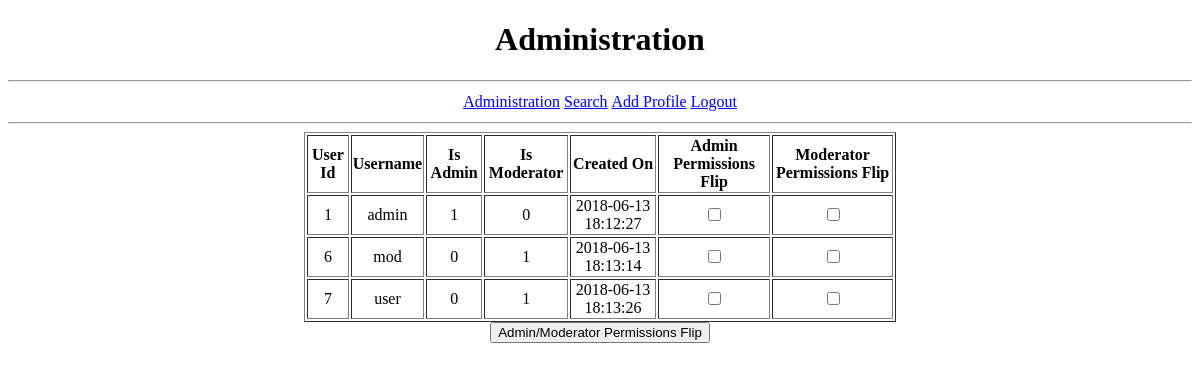
Before: /administration.php (signed in) with the older database file.
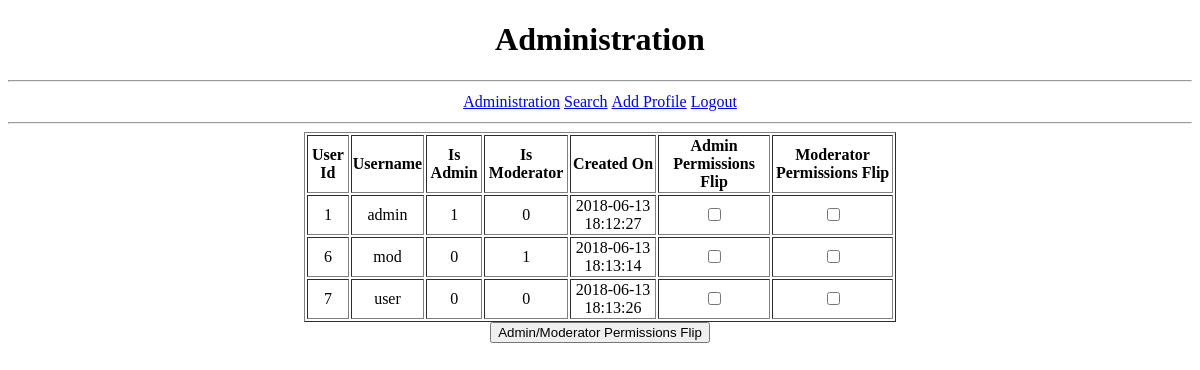
After: the same page with the newer database file.
### tables this page shows
CREATE TABLE `user` (
  `user_id` int(11) NOT NULL AUTO_INCREMENT,
  `username` varchar(255) NOT NULL DEFAULT '',
  `start_date` datetime NOT NULL DEFAULT '0000-00-00 00:00:00',
  `password` varchar(255) NOT NULL DEFAULT '',
  `is_admin` tinyint(1) NOT NULL DEFAULT '0',
  `is_mod` tinyint(1) NOT NULL DEFAULT '0',
  PRIMARY KEY (`user_id`),
  UNIQUE KEY `username` (`username`)
);

### administration.php (the view, shortened to what this page needs)
<!DOCTYPE html>
<?php
include('session.php');
?>
<html>
    <head>
    </head>
    <body>
        <h1 align="center"
        style="font-family:consolas">Administration</h1>
        <hr>
        <table align="center">
            <tr>
                <?php if($_SESSION['is_admin'] == '1'){
                    echo "<td><a href='administration.php'>Administration</a></td>";
                }?>
                <td><a href="searchpage.php">Search</a></td>
                <td><a href="create_profile.php">Add Profile</a></td>
                <td><a href="logout.php">Logout</a></td>
            </tr>
        </table>
        <hr>
        <form action="" align="center" method="post">
        <?php
        $sql = "SELECT user.user_id, user.username, user.is_admin, user.is_mod, user.start_date
                FROM user";
        $result = mysqli_query($db,$sql);
                    echo "<table align='center'
                            style='width:50%'
                            border='1'><tr>
                            <th>User Id</th>
                            <th>Username</th>
                            <th>Is Admin</th>
                            <th>Is Moderator</th>
                            <th>Created On</th>
                            <th>Admin Permissions Flip</th>
                            <th>Moderator Permissions Flip</th>
                            </tr>";
                    while($row = $result->fetch_assoc()) {
                        echo "<tr>";
                        echo "<td>".$row["user_id"]."</td>";
                        echo "<td>".$row["username"]."</td>";
                        echo "<td>".$row["is_admin"]."</td>";
                        echo "<td>".$row["is_mod"]."</td>";
                        echo "<td>".$row["start_date"]."</td>";
                        echo "<td align ='center'>"."<input type='checkbox' name=a".$row['user_id']." value='true'>"."</td>";
                        echo "<td align ='center'>"."<input type='checkbox' name=m".$row['user_id']." value='true'>"."</td>";
                        echo "</tr>";
                    }
                    echo "</table>";
        ?>
        <input type="submit" value="Admin/Moderator Permissions Flip" title="Change the status of a user">
        </form>
        </body>
</html>

Changed rows visible on the page:
changed user "user": is_mod "1" → "0"
